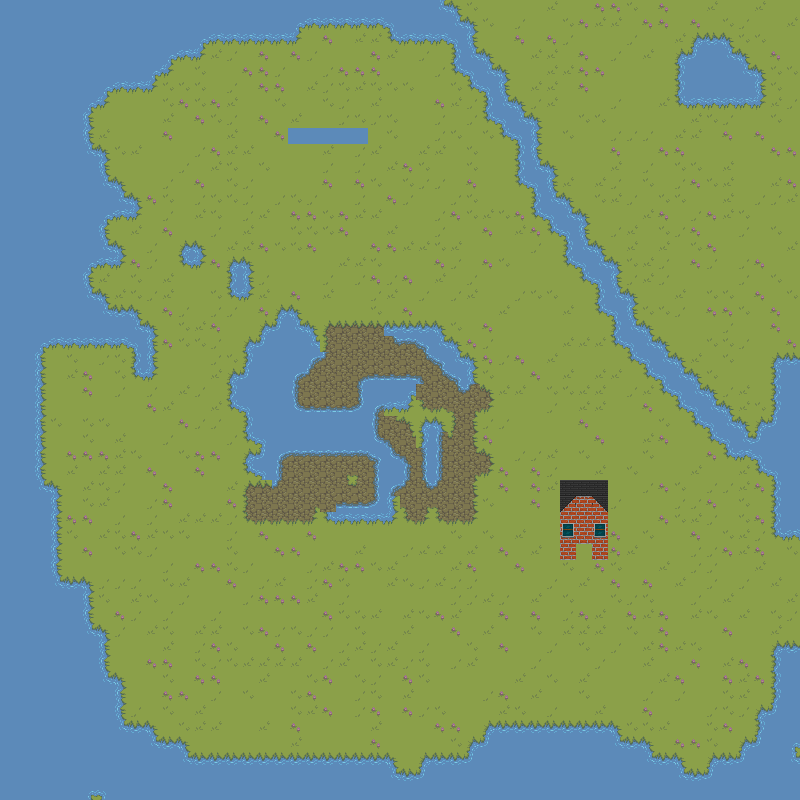

Tiled map render using the project's own tile images. Description and the map definition, with tile-layer contents summarised, below:
An orthogonal 50x50 tile map with 16x16 px tiles, 4 tile layers (Terrain, Buildings, test, Collision), 3 tilesets and 2 objects (door, playerStart).

<map version="1.0" orientation="orthogonal" renderorder="right-down" width="50" height="50" tilewidth="16" tileheight="16" nextobjectid="4">
 <tileset firstgid="1" name="tileset_8" tilewidth="16" tileheight="16">
  <image source="../tilesets/happyland/tileset_8.png" width="256" height="96" />
  <terraintypes>
   <terrain name="Grass" tile="65" />
   <terrain name="Water" tile="35" />
   <terrain name="Stone" tile="52" />
   <terrain name="White" tile="51" />
   <terrain name="Dirt" tile="36" />
  </terraintypes>
 </tileset>
 <tileset firstgid="97" name="PostSovietTile" tilewidth="16" tileheight="16">
  <image source="../tilesets/PST/PostSovietTile.png" width="96" height="96" />
 </tileset>
 <tileset firstgid="133" name="collision" tilewidth="16" tileheight="16">
  <image source="../tilesets/tiles/collision.png" width="16" height="16" />
 </tileset>
 <layer name="Terrain" width="50" height="50">
  <data>[2500 cells, 2500 non-empty, 47 distinct tile ids]</data>
 </layer>
 <layer name="Buildings" width="50" height="50">
  <data>[2500 cells, 14 non-empty, 7 distinct tile ids]</data>
 </layer>
 <layer name="test" width="50" height="50">
  <data>[2500 cells, 5 non-empty, 1 distinct tile ids]</data>
 </layer>
 <layer name="Collision" width="50" height="50">
  <data>[2500 cells, 0 non-empty, 0 distinct tile ids]</data>
 </layer>
 <objectgroup name="Objects">
  <object id="1" type="door" gid="110" x="576.333" y="560" width="16" height="16" />
  <object id="2" type="playerStart" gid="133" x="448" y="576.25" />
 </objectgroup>
</map>
